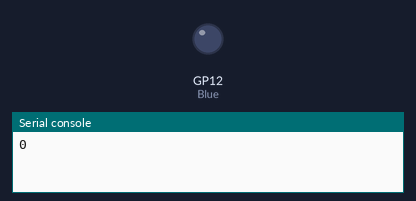
The program below on a simulated Raspberry Pi Pico running MicroPython. Parts: output pins drawn as LEDs (lit = HIGH), the last lines printed to the serial console. At 11.0 s the program stops and its outputs stay as they are.

Above: at 0.1 s.
At 6.1 s:
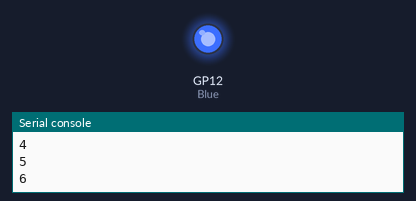
Timing chart, 0 to 12.5 s (numbered marks = the images above):
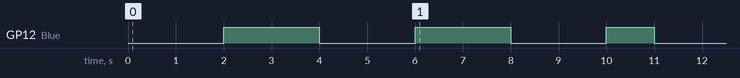

The program:

Timer.py
```python
# Demonstration of a timer calling back to a function
# Main loop runs without interruption

#ALSO REQUIRED!!!
#220 ohm resistors
#LEDs (not high power)
#Wire according to information provided on associated video on YouTube

#load libraries
import machine
import utime
from machine import Timer

#Create outputs for each LED
Blue   = machine.Pin(12,machine.Pin.OUT)

#Create handlers for the timer IRQ
def Blue_Blinker(Source):
    Blue.toggle()

#Periodic timer to run continuously
#Timers run at a base of 1 millisecond (.001) seconds
#1 would be 1 millisecond
#500 would be 1/2 second
#1000 would be 1 second
#10000 would be 10 seconds
Blue_Timer = Timer(period=2000, mode=Timer.PERIODIC, callback=Blue_Blinker)

#Create a main loop to keep the program running
#in this loop you would do all your other work
Limit = 0
while Limit <= 10:  #Main loop
    print(Limit)
    Limit += 1
    utime.sleep(1)


#Turn off the timer so the program terminates cleanly
Blue_Timer.deinit()

#Turn off the LED to keep things tidy
Blue.value(0)
```

Measured:
- by itself, GP12 (Blue): goes HIGH 2.0 s, LOW 2.0 s, HIGH 2.0 s, LOW 2.0 s, HIGH 1.0 s, then LOW
